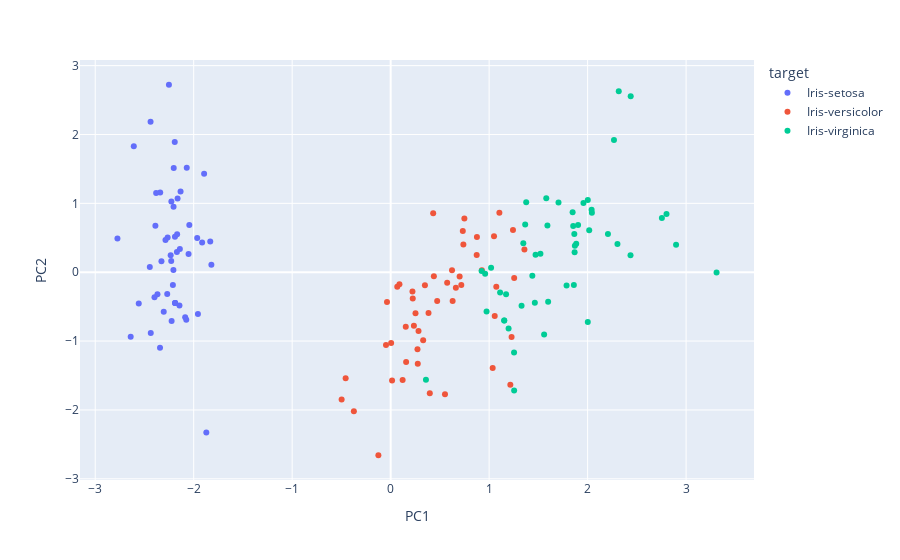

The cell this chart's notebook holds for it:
### Markdown cell above
Plot the principal components vs each other (don't need to code this yourselves)

### Code cell
px.scatter(finalDf, x = 'PC1', y='PC2', color = 'target')
